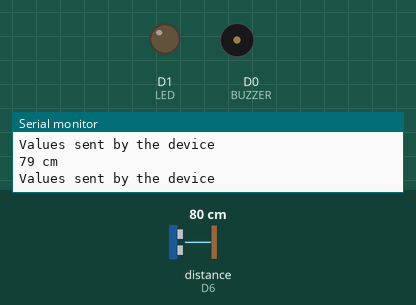
Recording of a sketch running on a simulated ESP8266 (NodeMCU). Shown: output pins drawn as LEDs (lit = HIGH), buzzer (waves = sounding, pin HIGH), the last lines printed to the serial monitor. Wiring (inferred from the names in the program): ultrasonic range finder: trigger D5; echo D6. Dashed ring = blinking. The inputs (shaded band) are chosen by the test bench; at power-on: distance to the obstacle (sensor on D6) 80 cm. The echo pulse lasts 58.3 µs per cm; pins used as bus, display or sensor lines are not drawn.

Above: at 2.7 s.
2.8 s: distance to the obstacle (sensor on D6) set to 18 cm
4.3 s: distance to the obstacle (sensor on D6) set to 13 cm
At 5.1 s:
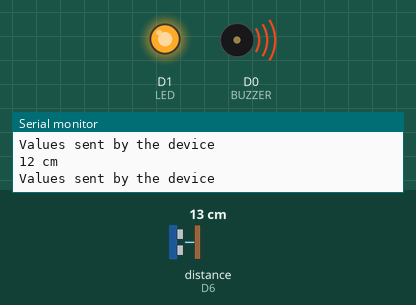
7.3 s: distance to the obstacle (sensor on D6) set to 35 cm
At 8.1 s:
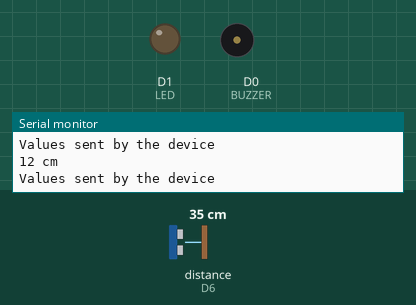
8.8 s: distance to the obstacle (sensor on D6) set to 2 cm
At 9.2 s:
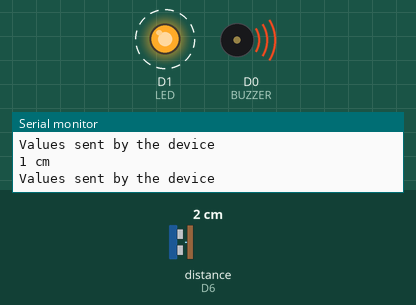
Timing chart, 0 to 12.8 s (numbered marks = the images above; inputs shaded):
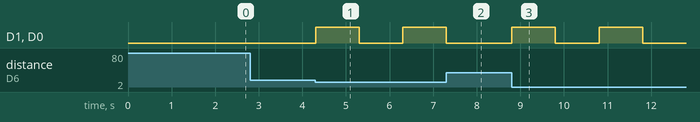

The sketch:

Distance_measuring_system_and_notification_alert.ino
```cpp
  /*
  GND - Gnd
  ECHO - D6
  TRIG - D5
  VCC - 5v
  LED - D1
  */

// Ubidots through HTTP protocol.

/****************************************
 * Include Libraries
 ****************************************/


#define echo D6
#define trig D5
#define LED D1
#define BUZZER D0
long duration;
int distance;
#include "Ubidots.h"

/****************************************
 * Define Instances and Constants
 ****************************************/
const char* UBIDOTS_TOKEN = "...";  // Put here your Ubidots TOKEN
const char* WIFI_SSID = "...";      // Put here your Wi-Fi SSID
const char* WIFI_PASS = "...";      // Put here your Wi-Fi password
Ubidots ubidots(UBIDOTS_TOKEN, UBI_HTTP);

/****************************************
 * Auxiliar Functions
 ****************************************/

// Put here your auxiliar functions

/****************************************
 * Main Functions
 ****************************************/

void setup() {
  Serial.begin(115200);
  ubidots.wifiConnect(WIFI_SSID, WIFI_PASS);
  // ubidots.setDebug(true);  // Uncomment this line for printing debug messages
  pinMode(trig, OUTPUT);
  pinMode(echo, INPUT);
  pinMode(BUZZER, OUTPUT);
  pinMode(LED, OUTPUT);
}

void loop() {

  digitalWrite(trig, LOW);
  delayMicroseconds(2);
  digitalWrite(trig, HIGH);
  delayMicroseconds(10);
  digitalWrite(trig, LOW);
  duration = pulseIn(echo, HIGH);
  distance = duration * 0.034 / 2;
  Serial.print(distance);
  Serial.println(" cm");

  ubidots.add("distance_a", distance);  // Change for your variable name


  bool bufferSent = false;
  bufferSent = ubidots.send("dist_mes");  // Will send data to a device label that matches the device Id

  if (bufferSent) {
    // Do something if values were sent properly
    Serial.println("Values sent by the device");
  }

if(distance<15)
{
 digitalWrite(BUZZER, HIGH);
 digitalWrite(LED, HIGH);
 delay(1000);
 digitalWrite(BUZZER,LOW);
 digitalWrite(LED, LOW);
 delay(1000);
}
else
{
 digitalWrite(BUZZER,LOW);
 digitalWrite(LED, LOW);
}


 // delay(5000);
}
```

Measured:
- the behaviour switches between 16 and 15 cm on distance to the obstacle (sensor on D6) (found by bisection; images 0 and 1)
- after the input at 4.3 s, D1 (LED), D0 (BUZZER): LOW → HIGH at once, → LOW 1.0 s later, → HIGH 1.0 s later
- after the input at 7.3 s, D1 (LED), D0 (BUZZER): goes on until 7.3 s, then stays LOW
- after the input at 8.8 s, D1 (LED), D0 (BUZZER): alternates HIGH for 1.0 s and LOW for 1.0 s, starting at once
